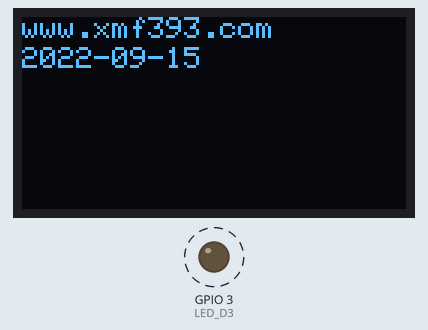
Recording of a program running on a simulated ESP32-S3. Shown: 128×64 one-colour display, output pins drawn as LEDs (lit = HIGH). Dashed ring = blinking.

Above: at 0.1 s.
At 6.76 s:
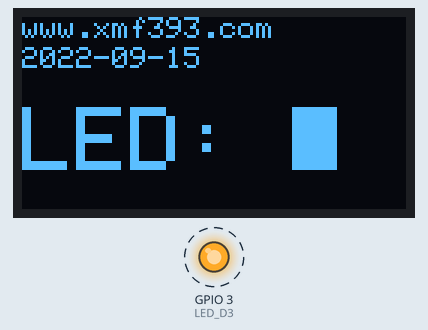
At 13.1 s:
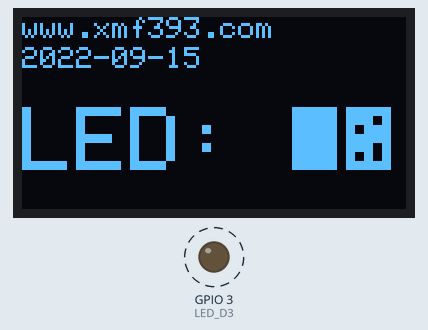
At 39.76 s:
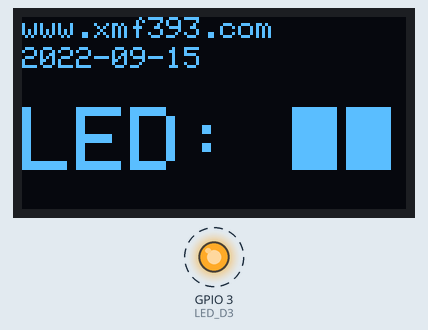
Timing chart, 0 to 40.0 s (numbered marks = the images above):
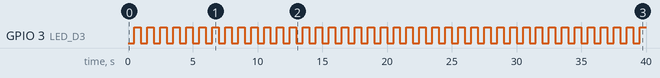

Measured:
- by itself, GPIO 3 (LED_D3): alternates HIGH for 0.50 s and LOW for 0.50 s
- what the display in image 1 shows lasts 3.0 s, from 6.5 s to 9.5 s
- what the display in image 2 shows lasts 1.0 s, from 12.5 s to 13.5 s

The program:

main.cpp
```cpp
#include <Arduino.h>
#include <Adafruit_SSD1306.h>
#include <Adafruit_GFX.h>

// OLED屏幕参数（0.96寸I2C，分辨率128x64）
#define SCREEN_WIDTH 128
#define SCREEN_HEIGHT 64
#define OLED_RESET -1  // 无复位引脚设为-1
#define SCREEN_ADDRESS 0x3C // OLED I2C地址（0x3C或0x3D，依屏幕而定）

// D3灯引脚
#define LED_D3 3
// 闪烁间隔（0.5秒=500毫秒）
#define BLINK_INTERVAL 500

// 创建OLED对象
Adafruit_SSD1306 display(SCREEN_WIDTH, SCREEN_HEIGHT, &Wire, OLED_RESET);
// 闪烁次数计数器
int blinkCount = 0;
// 上一次灯状态切换的时间戳
unsigned long lastBlinkTime = 0;
// 灯的当前状态
bool ledState = LOW;

void setup() {
  // 初始化D3灯引脚为输出
  pinMode(LED_D3, OUTPUT);
  digitalWrite(LED_D3, ledState);

  // 初始化OLED屏幕
  if(!display.begin(SSD1306_SWITCHCAPVCC, SCREEN_ADDRESS)) {
    while(1); // 初始化失败则死循环
  }

  // 清屏
  display.clearDisplay();

  // 第1行显示指定网址，1号字体
  display.setTextSize(1);        // 1号字体
  display.setTextColor(SSD1306_WHITE);
  display.setCursor(0, 0);      // 坐标(0,0)为第一行起始
  display.print("www.xmf393.com");

  // 第2行显示指定日期，1号字体
  display.setCursor(0, 10);     // 第二行，y轴偏移10像素
  display.print("2022-09-15");

  // 刷新OLED显示
  display.display();
}

void loop() {
  // 实现D3灯0.5秒闪烁
  if(millis() - lastBlinkTime >= BLINK_INTERVAL) {
    lastBlinkTime = millis();
    ledState = !ledState;
    digitalWrite(LED_D3, ledState);

    // 只有灯从灭变亮时，计数+1（一次完整闪烁计1次）
    if(ledState == HIGH) {
      blinkCount++;

      // 更新OLED第3行的闪烁次数，3号字体
      display.setTextSize(3);        // 3号字体
      display.setCursor(0, 30);     // 第三行，y轴偏移30像素
      display.print("LED: ");
      display.print(blinkCount);
      // 清掉数字后的残留像素
      display.fillRect(display.getCursorX(), 30, 40, 20, SSD1306_BLACK);
      display.display(); // 刷新显示
    }
  }
}
```
